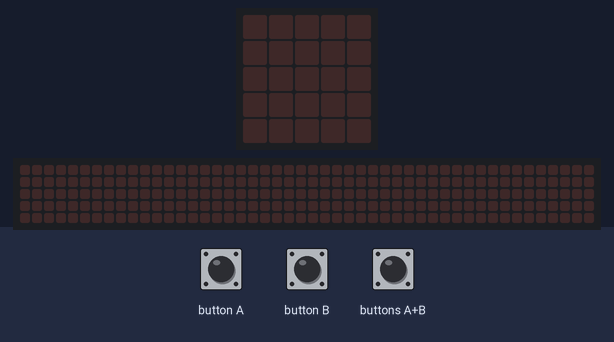
Simulated run of this program. Board: BBC micro:bit (MakeCode). On the bench: the board's 5×5 LED display, a strip that is not on the board, showing the scrolling text unrolled. The test bench sets the inputs (shaded band). The 48×5 strip is a reading aid, not a part: it shows the text the display is scrolling, unrolled, one strip-width of it at a time.

Above: at 1.2 s.
1.3 s: button B pressed for 0.15 s
At 3.92 s:
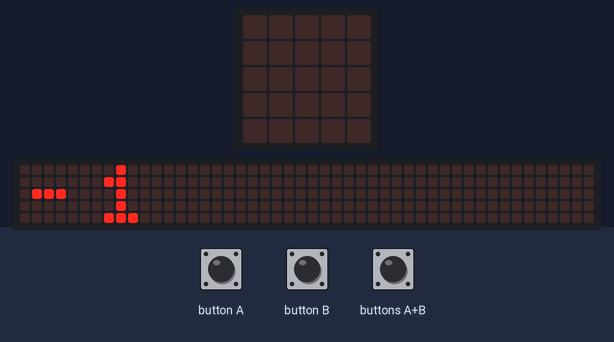
4.3 s: button A pressed for 0.15 s
At 5.3 s:
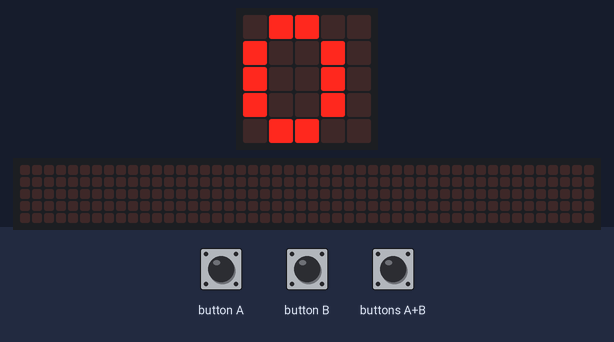
5.9 s: button A pressed for 0.15 s
At 6.6 s:
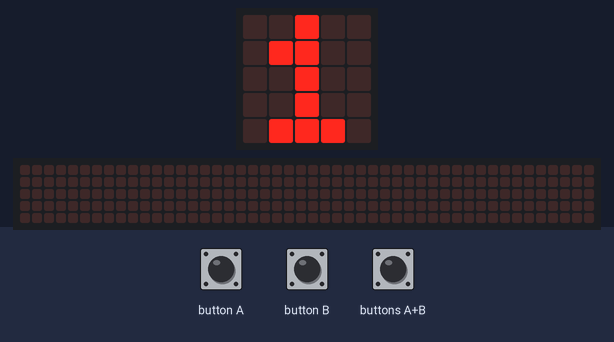
Timing chart, 0 to 8.9 s (numbered marks = the images above; inputs shaded):
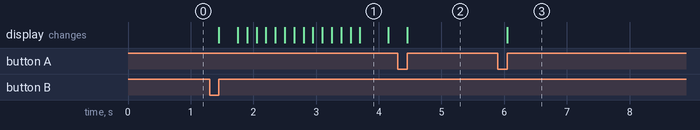

The program:

main.ts
```typescript
let num = 0
input.onButtonPressed(Button.A, function () {
    num += 1
    basic.showNumber(num)
})
input.onButtonPressed(Button.AB, function () {
    num = 0
    basic.showNumber(num)
})
input.onButtonPressed(Button.B, function () {
    num += -1
    basic.showNumber(num)
})
```

test.ts
```typescript
// 테스트는 여기로 이동합니다; 이 패키지가 확장으로 사용될 때 컴파일되지 않을 것 입니다.
```

Measured:
- after the input at 1.3 s, the display: changes after 0.15 s (image 1)
- after the input at 4.3 s, the display: changes after 0.15 s (image 2)
- after the input at 5.9 s, the display: changes after 0.15 s (image 3)
- what the display in image 1 shows lasts 0.5 s, from 3.7 s to 4.2 s
